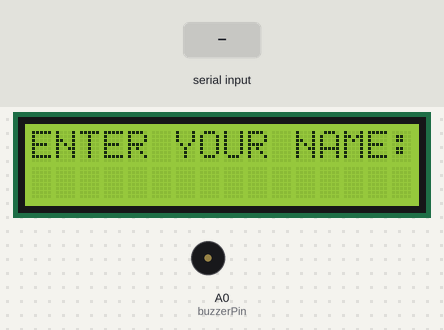
The sketch below on a simulated Arduino Uno, built with avr-gcc and run on an emulated ATmega328P. Shown: 16×2 character LCD, buzzer (waves = sounding). The test bench sets the inputs (shaded band).

Above: at 1.2 s.
1.3 s: "1\n" received over Serial
At 1.8 s:
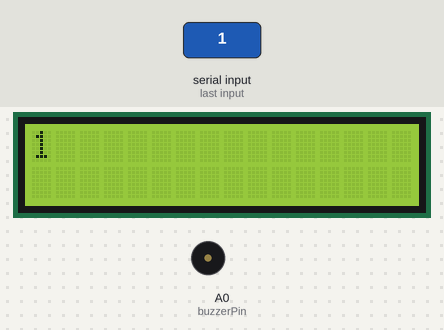
At 4.1 s:
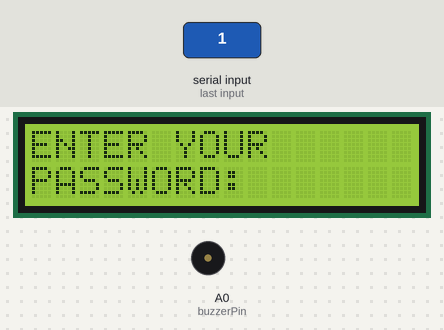
4.3 s: byte 10 ('\n') received over Serial
At 12.1 s:
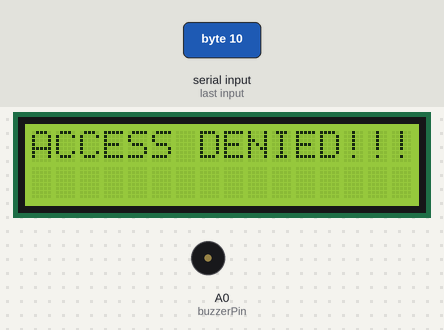
Timing chart, 0 to 13.6 s (numbered marks = the images above; inputs shaded):
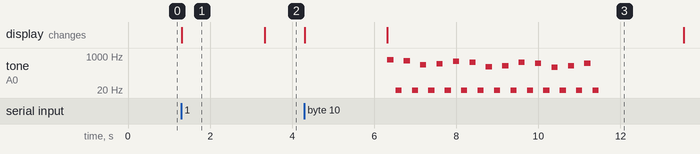

Measured:
- after the input at 1.3 s, the display: changes at once (image 1)
- after the input at 4.3 s, tone on A0 (buzzerPin): plays 659 Hz for 0.15 s, 8 Hz for 0.15 s, 587 Hz for 0.15 s, 8 Hz for 0.15 s, 370 Hz for 0.15 s, 4 Hz for 0.15 s … (26 notes in this stretch), starting after 2.0 s; the display: first changes at once (image 3 shows a later state)
- what the display in image 1 shows lasts 2.0 s, from 1.3 s to 3.3 s

The sketch:

lab7-prob4-password-driven-piezo-buzzer.ino
```cpp
// Include specific libraries
#include <Keypad.h>
#include <LiquidCrystal_I2C.h>
#include <EEPROM.h>

// Define LCD properties
LiquidCrystal_I2C lcd(0x27, 16, 2);

// Define the keypad
const byte ROWS = 4;
const byte COLS = 4;
char keys[ROWS][COLS] = {
  {'1','2','3','A'},
  {'4','5','6','B'},
  {'7','8','9','C'},
  {'*','0','#','D'}
};
byte rowPins[ROWS] = {9, 8, 7, 6};
byte colPins[COLS] = {5, 4, 3, 2};

// Create an object of Keypad
Keypad keypad = Keypad(makeKeymap(keys), rowPins, colPins, ROWS, COLS);

// Global password for verification
const String globalPassword = "ABCD1234#";

// Define the LED pins
const int ledPins[] = {10, 11, 12, 13, A1, A2};
const int numLeds = sizeof(ledPins) / sizeof(ledPins[0]);

// Define buzzer pin
const int buzzerPin = A0;

// Define note frequencies
const int REST = 0;
const int NOTE_CS4 = 277;
const int NOTE_D4 = 294;
const int NOTE_E4 = 330;
const int NOTE_FS4 = 370;
const int NOTE_GS4 = 415;
const int NOTE_A4 = 440;
const int NOTE_B4 = 494;
const int NOTE_C5 = 523;
const int NOTE_CS5 = 554;
const int NOTE_D5 = 587;
const int NOTE_E5 = 659;
const int NOTE_F5 = 698;
const int NOTE_G5 = 784;
const int NOTE_A5 = 880;
const int NOTE_D6 = 977;
const int NOTE_B5 = 988;
const int NOTE_C6 = 1047;

void setup() {
  Serial.begin(9600);
  lcd.init();
  lcd.backlight();
}

void loop() {
  // Prompt for asking of name and password
  String userName = getUsername("ENTER YOUR NAME:");
  lcd.setCursor(0, 0);
  lcd.print(userName);
  delay(2000);

 bool accessGranted = false;
  for (int attempt = 1; attempt <= 3; attempt++) {
    String password = getPassword("ENTER YOUR PASSWORD:");
    lcd.setCursor(0, 0);
    lcd.print(password);
    delay(2000);

    if (password == globalPassword) {
      accessGranted = true;
      correctPassword();
      break;
    } else {
      lcd.clear();
      lcd.setCursor(0, 0);
      lcd.print("ACCESS DENIED!!!");
      incorrectPassword();
      delay(2000);
      lcd.clear();
      lcd.setCursor(0, 0);
      lcd.print(attempt);
      lcd.print(" ATTEMPT");
      lcd.setCursor(0, 1);
      lcd.print("ALREADY");
      delay(2000);
    }
  }

  if (accessGranted) {
    // Display welcome message
    lcd.clear();
    lcd.setCursor(0, 0);
    lcd.print("WELCOME,");
    lcd.setCursor(0, 1);
    lcd.print(userName + "!!!!");
    delay(20000);
  } else {
      disableKeypad();
  }
}

// Function to get the username from the keyboard
String getUsername(String prompt) {
  lcd.clear();
  lcd.setCursor(0, 0);
  lcd.print(prompt);
  String userName = "";
  while (true) {
    if (Serial.available()) {
      char key = Serial.read();
      if (key == '\n' || key == '\r') {
        lcd.clear();
        break;
      } else {
        userName += key;
        lcd.print(key);
      }
    }
  }
  return userName;
}

// Function to get the password from the keypad
String getPassword(String prompt) {
  lcd.clear();
  lcd.setCursor(0, 0);
  lcd.print("ENTER YOUR");
  lcd.setCursor(0, 1);
  lcd.print("PASSWORD:");
  String password = "";
  while (true) {
    if (Serial.available()) {
      char key = Serial.read();
      if (key == '\n' || key == '\r') {
        lcd.clear();
        break;
      }
    }
    char key = keypad.getKey();
    if (key) {
      password += key;
      lcd.print(key);
    }
  }
  return password;
}

// Selecta Theme Song
// Notes from https://www.youtube.com/watch?v=NNSRxQPz5UM
int selectaThemeSongNotes[] = {
  NOTE_E5, NOTE_G5, NOTE_C5,

  NOTE_A5, NOTE_C6, NOTE_F5,

  NOTE_G5, NOTE_A5, NOTE_B5, NOTE_A5, NOTE_B5,

  NOTE_D6, NOTE_C6,

  NOTE_E5, NOTE_G5, NOTE_C5,

  NOTE_A5, NOTE_C6, NOTE_F5,

  NOTE_G5, NOTE_A5, NOTE_B5, NOTE_A5, NOTE_B5,

  NOTE_D6, NOTE_C6,
};

int selectaThemeSongBaseTempo = 600;
int selectaThemeSongSize = sizeof(selectaThemeSongNotes) / sizeof(selectaThemeSongNotes[0]);

// Nokia Ringtone
// Score from at https://musescore.com/user/29944637/scores/5266155
int nokiaRingtoneNotes[] = {
  NOTE_E5, 8, NOTE_D5, 8, NOTE_FS4, 4, NOTE_GS4, 4,
  NOTE_CS5, 8, NOTE_B4, 8, NOTE_D4, 4, NOTE_E4, 4,
  NOTE_B4, 8, NOTE_A4, 8, NOTE_CS4, 4, NOTE_E4, 4,
  NOTE_A4, 2,
};
int nokiaRingtoneTempo = 150;
int nokiaRingtoneSize = sizeof(nokiaRingtoneNotes) / sizeof(nokiaRingtoneNotes[0]);

void correctPassword() {
  // Iterate through each note in the melody
  for (int i = 0; i < selectaThemeSongSize; i++) {
    // Turn on LED
    digitalWrite(ledPins[i % numLeds], HIGH);
    // Play note
    tone(buzzerPin, selectaThemeSongNotes[i]);
    // Wait for the duration of the note
    delay(150);
    // Turn off LED
    digitalWrite(ledPins[i % numLeds], LOW);
    // Stop tone
    noTone(buzzerPin);
    // Wait for a short delay before next note
    delay(250);
  }
}

// Function for incorrect password input
void incorrectPassword() {
  // Iterate through each note in the melody
  for (int i = 0; i < nokiaRingtoneSize; i++) {
    // Turn on all LEDs
    for (int j = 0; j < numLeds; j++) {
      digitalWrite(ledPins[j], HIGH);
    }
    // Play note
    tone(buzzerPin, nokiaRingtoneNotes[i]);
    // Wait for the duration of the note
    delay(nokiaRingtoneTempo);
    // Turn off all LEDs
    for (int j = 0; j < numLeds; j++) {
      digitalWrite(ledPins[j], LOW);
    }
    // Stop tone
    noTone(buzzerPin);
    // Add a short delay between notes
    delay(50);
  }
}

// Function to disable keypad
void disableKeypad() {
  while (true) {
    lcd.clear();
    lcd.setCursor(0, 0);
    lcd.print("ENTER YOUR");
    lcd.setCursor(0, 1);
    lcd.print("PASSWORD:");
    // LEDs stay on
    for (int i = 0; i < numLeds; i++) {
      digitalWrite(ledPins[i], HIGH);
      // Continuous tone
      tone(buzzerPin, NOTE_E5);
    }
  }
}
```
